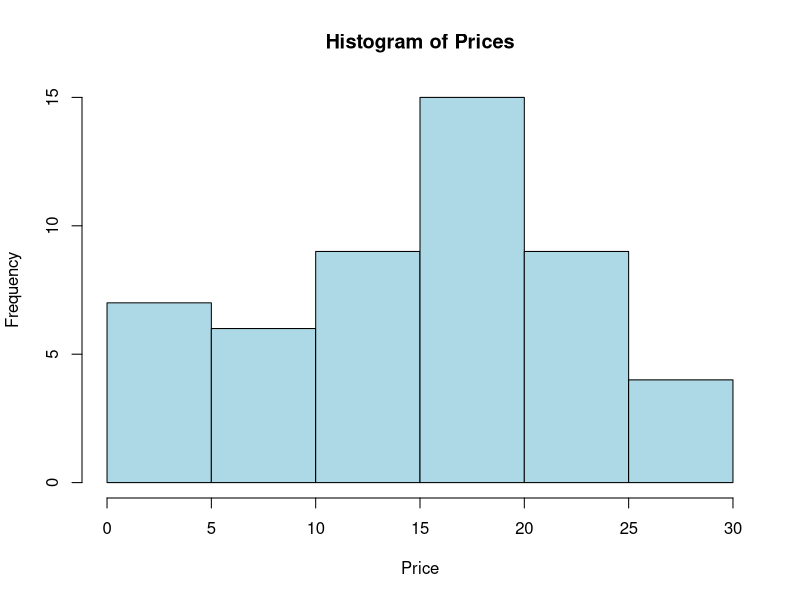

The R script that drew this image:

data <- c(1,1,5,5,5,5,5,8,8,10,10,10,10,
12,14,14,14,15,15,15,15,15,18,18,18,18,
18,18,18,18,20,20,20,20,20,20,20,21,21,
21,21,25,25,25,25,25,28,28,30,30)
bins <- split(data, ceiling(seq_along(data)/3))
print("Equal frequency bins:")
print(bins)
mean_bins <- lapply(bins, function(x) {
  rep(round(mean(x), 2), length(x))
})
print("Smoothing using bin means:")
print(mean_bins)
boundary_bins <- lapply(bins, function(x) {
  low <- min(x)
  high <- max(x)
  ifelse(abs(x-low) <= abs(x-high), low, high)
})
print("Smoothing using bin boundaries:")
print(boundary_bins)
hist(data, main="Histogram of Prices",
     xlab="Price", ylab="Frequency",
     col="lightblue", breaks=10)
